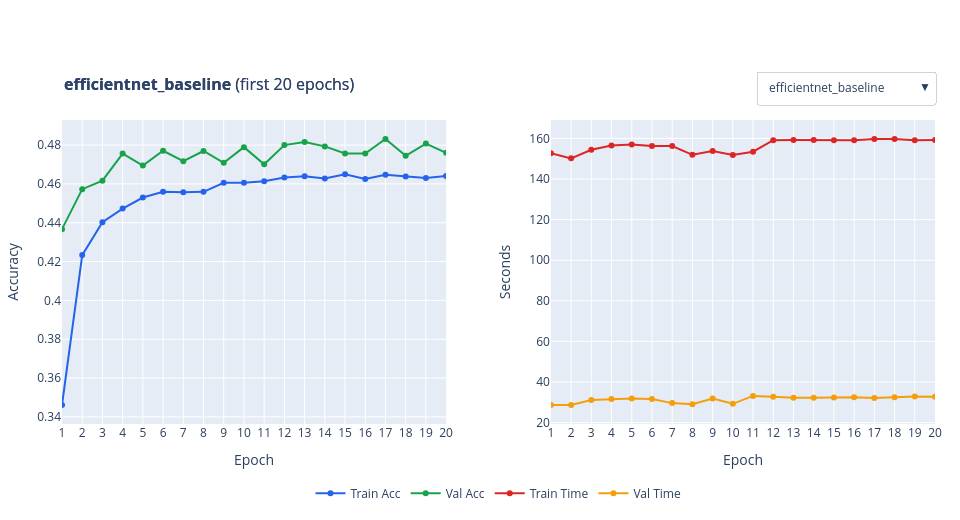
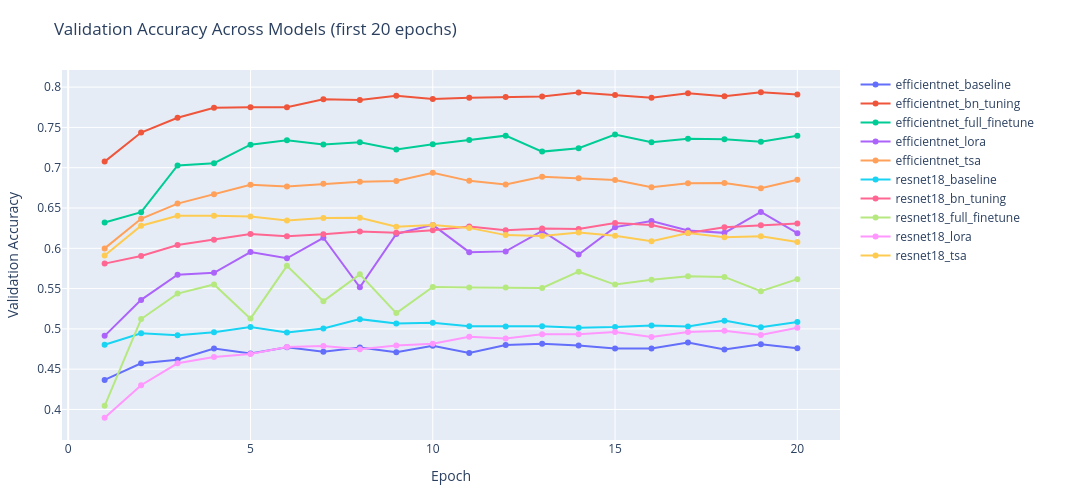
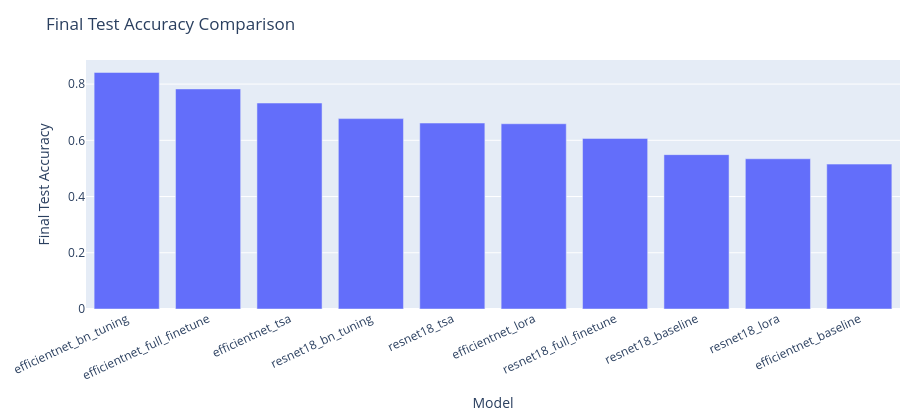

Notebook cell for these charts, in order:
### Markdown cell above
## Step 3.5) Epoch Dynamics + Final Test Comparison

### Code cell
training_log_paths = [p for p in latest_df["training_run_log"].dropna().tolist() if Path(str(p)).exists()]
_ = show_model_epoch_dynamics_paginated_interactive(training_log_paths, max_epochs=20, page_size=1)
_ = plot_val_accuracy_all_models_interactive(training_log_paths, max_epochs=20)
_ = plot_final_test_accuracy_model_comparison_interactive(training_log_paths)

### Figure 1 — Plotly figure (JSON) as saved in the notebook; plotly's stock layout.template omitted (floating-point values rounded to 4 significant figures)
{"data": [{"legendgroup": "train_acc", "line": {"color": "#2563eb", "width": 2}, "marker": {"size": 6}, "mode": "lines+markers", "name": "Train Acc", "type": "scatter", "visible": true, "x": [1, 2, 3, 4, 5, 6, 7, 8, 9, 10, 11, 12, 13, 14, 15, 16, 17, 18, 19, 20], "xaxis": "x", "y": [0.3461, 0.4233, 0.4402, 0.4473, 0.453, 0.456, 0.4557, 0.4559, 0.4606, 0.4606, 0.4614, 0.4633, 0.4639, 0.4628, 0.465, 0.4626, 0.4647, 0.4639, 0.4631, 0.4641], "yaxis": "y"}, {"legendgroup": "val_acc", "line": {"color": "#16a34a", "width": 2}, "marker": {"size": 6}, "mode": "lines+markers", "name": "Val Acc", "type": "scatter", "visible": true, "x": [1, 2, 3, 4, 5, 6, 7, 8, 9, 10, 11, 12, 13, 14, 15, 16, 17, 18, 19, 20], "xaxis": "x", "y": [0.4367, 0.4573, 0.4617, 0.4756, 0.4694, 0.4771, 0.4717, 0.477, 0.4709, 0.4789, 0.4701, 0.48, 0.4816, 0.4793, 0.4756, 0.4756, 0.4832, 0.4745, 0.4808, 0.476], "yaxis": "y"}, {"legendgroup": "train_time", "line": {"color": "#dc2626", "width": 2}, "marker": {"size": 6}, "mode": "lines+markers", "name": "Train Time", "type": "scatter", "visible": true, "x": [1, 2, 3, 4, 5, 6, 7, 8, 9, 10, 11, 12, 13, 14, 15, 16, 17, 18, 19, 20], "xaxis": "x2", "y": [152.7, 150.2, 154.4, 156.5, 157.0, 156.3, 156.3, 151.9, 153.8, 151.8, 153.4, 159.1, 159.2, 159.3, 159.1, 159.1, 159.7, 159.7, 159.1, 159.2], "yaxis": "y2"}, {"legendgroup": "val_time", "line": {"color": "#f59e0b", "width": 2}, "marker": {"size": 6}, "mode": "lines+markers", "name": "Val Time", "type": "scatter", "visible": true, "x": [1, 2, 3, 4, 5, 6, 7, 8, 9, 10, 11, 12, 13, 14, 15, 16, 17, 18, 19, 20], "xaxis": "x2", "y": [28.72, 28.64, 31.16, 31.63, 31.81, 31.63, 29.59, 29.0, 31.81, 29.25, 33.15, 32.76, 32.21, 32.22, 32.37, 32.51, 32.15, 32.47, 32.9, 32.7], "yaxis": "y2"}, {"legendgroup": "train_acc", "line": {"color": "#2563eb", "width": 2}, "marker": {"size": 6}, "mode": "lines+markers", "name": "Train Acc", "type": "scatter", "visible": false, "x": [1, 2, 3, 4, 5, 6, 7, 8, 9, 10, 11, 12, 13, 14, 15, 16, 17, 18, 19, 20], "xaxis": "x", "y": [0.5571, 0.7071, 0.7487, 0.7724, 0.79, 0.8052, 0.8148, 0.823, 0.8311, 0.8367, 0.8427, 0.8457, 0.851, 0.8555, 0.8596, 0.8629, 0.8674, 0.8686, 0.8727, 0.8742], "yaxis": "y"}, {"legendgroup": "val_acc", "line": {"color": "#16a34a", "width": 2}, "marker": {"size": 6}, "mode": "lines+markers", "name": "Val Acc", "type": "scatter", "visible": false, "x": [1, 2, 3, 4, 5, 6, 7, 8, 9, 10, 11, 12, 13, 14, 15, 16, 17, 18, 19, 20], "xaxis": "x", "y": [0.7076, 0.7436, 0.762, 0.7744, 0.7749, 0.775, 0.785, 0.7842, 0.7893, 0.7852, 0.7868, 0.7879, 0.7883, 0.7933, 0.7904, 0.7869, 0.7923, 0.7886, 0.7937, 0.791], "yaxis": "y"}, {"legendgroup": "train_time", "line": {"color": "#dc2626", "width": 2}, "marker": {"size": 6}, "mode": "lines+markers", "name": "Train Time", "type": "scatter", "visible": false, "x": [1, 2, 3, 4, 5, 6, 7, 8, 9, 10, 11, 12, 13, 14, 15, 16, 17, 18, 19, 20], "xaxis": "x2", "y": [345.2, 343.6, 343.7, 343.4, 342.6, 343.4, 342.9, 342.9, 342.7, 343.2, 342.8, 342.9, 342.6, 342.1, 341.8, 342.4, 342.2, 342.1, 342.1, 342.4], "yaxis": "y2"}, {"legendgroup": "val_time", "line": {"color": "#f59e0b", "width": 2}, "marker": {"size": 6}, "mode": "lines+markers", "name": "Val Time", "type": "scatter", "visible": false, "x": [1, 2, 3, 4, 5, 6, 7, 8, 9, 10, 11, 12, 13, 14, 15, 16, 17, 18, 19, 20], "xaxis": "x2", "y": [29.38, 28.78, 27.12, 34.9, 27.94, 27.99, 27.91, 27.83, 27.95, 28.33, 28.13, 27.99, 27.12, 26.97, 27.08, 27.59, 27.59, 27.26, 27.38, 27.99], "yaxis": "y2"}, {"legendgroup": "train_acc", "line": {"color": "#2563eb", "width": 2}, "marker": {"size": 6}, "mode": "lines+markers", "name": "Train Acc", "type": "scatter", "visible": false, "x": [1, 2, 3, 4, 5, 6, 7, 8, 9, 10, 11, 12, 13, 14, 15, 16, 17, 18, 19, 20], "xaxis": "x", "y": [0.5058, 0.6754, 0.7355, 0.7762, 0.8113, 0.8389, 0.862, 0.8822, 0.8952, 0.9078, 0.9169, 0.9237, 0.9313, 0.9346, 0.9395, 0.944, 0.9473, 0.952, 0.9524, 0.9547], "yaxis": "y"}, {"legendgroup": "val_acc", "line": {"color": "#16a34a", "width": 2}, "marker": {"size": 6}, "mode": "lines+markers", "name": "Val Acc", "type": "scatter", "visible": false, "x": [1, 2, 3, 4, 5, 6, 7, 8, 9, 10, 11, 12, 13, 14, 15, 16, 17, 18, 19, 20], "xaxis": "x", "y": [0.6321, 0.6449, 0.7028, 0.7056, 0.7286, 0.7341, 0.7288, 0.7316, 0.7225, 0.7291, 0.7344, 0.7398, 0.72, 0.7242, 0.7411, 0.7317, 0.736, 0.7353, 0.7321, 0.7397], "yaxis": "y"}, {"legendgroup": "train_time", "line": {"color": "#dc2626", "width": 2}, "marker": {"size": 6}, "mode": "lines+markers", "name": "Train Time", "type": "scatter", "visible": false, "x": [1, 2, 3, 4, 5, 6, 7, 8, 9, 10, 11, 12, 13, 14, 15, 16, 17, 18, 19, 20], "xaxis": "x2", "y": [453.9, 452.7, 453.0, 453.1, 453.0, 452.9, 453.0, 453.6, 453.4, 453.5, 453.8, 454.2, 491.3, 560.1, 452.5, 454.2, 455.9, 456.0, 456.0, 457.3], "yaxis": "y2"}, {"legendgroup": "val_time", "line": {"color": "#f59e0b", "width": 2}, "marker": {"size": 6}, "mode": "lines+markers", "name": "Val Time", "type": "scatter", "visible": false, "x": [1, 2, 3, 4, 5, 6, 7, 8, 9, 10, 11, 12, 13, 14, 15, 16, 17, 18, 19, 20], "xaxis": "x2", "y": [28.01, 27.34, 27.33, 27.23, 27.25, 27.28, 27.31, 27.5, 27.45, 27.33, 27.47, 28.27, 27.57, 27.41, 27.82, 30.91, 29.62, 30.4, 30.49, 30.41], "yaxis": "y2"}, {"legendgroup": "train_acc", "line": {"color": "#2563eb", "width": 2}, "marker": {"size": 6}, "mode": "lines+markers", "name": "Train Acc", "type": "scatter", "visible": false, "x": [1, 2, 3, 4, 5, 6, 7, 8, 9, 10, 11, 12, 13, 14, 15, 16, 17, 18, 19, 20], "xaxis": "x", "y": [0.3157, 0.4609, 0.5021, 0.5278, 0.5393, 0.5518, 0.5577, 0.5633, 0.5751, 0.5773, 0.5806, 0.5844, 0.5888, 0.5944, 0.5925, 0.5975, 0.5962, 0.6004, 0.6064, 0.6064], "yaxis": "y"}, {"legendgroup": "val_acc", "line": {"color": "#16a34a", "width": 2}, "marker": {"size": 6}, "mode": "lines+markers", "name": "Val Acc", "type": "scatter", "visible": false, "x": [1, 2, 3, 4, 5, 6, 7, 8, 9, 10, 11, 12, 13, 14, 15, 16, 17, 18, 19, 20], "xaxis": "x", "y": [0.4914, 0.536, 0.5673, 0.5695, 0.5954, 0.5876, 0.6131, 0.5517, 0.6178, 0.629, 0.5952, 0.5962, 0.6215, 0.5922, 0.6263, 0.6339, 0.6222, 0.6191, 0.6451, 0.6187], "yaxis": "y"}, {"legendgroup": "train_time", "line": {"color": "#dc2626", "width": 2}, "marker": {"size": 6}, "mode": "lines+markers", "name": "Train Time", "type": "scatter", "visible": false, "x": [1, 2, 3, 4, 5, 6, 7, 8, 9, 10, 11, 12, 13, 14, 15, 16, 17, 18, 19, 20], "xaxis": "x2", "y": [245.6, 245.6, 246.0, 245.7, 245.6, 245.3, 245.6, 245.3, 245.4, 245.9, 245.6, 245.4, 245.4, 245.6, 246.4, 246.5, 241.9, 388.0, 285.7, 268.3], "yaxis": "y2"}, {"legendgroup": "val_time", "line": {"color": "#f59e0b", "width": 2}, "marker": {"size": 6}, "mode": "lines+markers", "name": "Val Time", "type": "scatter", "visible": false, "x": [1, 2, 3, 4, 5, 6, 7, 8, 9, 10, 11, 12, 13, 14, 15, 16, 17, 18, 19, 20], "xaxis": "x2", "y": [30.91, 34.16, 33.61, 33.48, 33.46, 33.48, 33.48, 33.53, 33.73, 33.6, 33.53, 33.68, 33.91, 33.67, 33.92, 31.98, 46.66, 30.99, 30.38, 31.48], "yaxis": "y2"}, {"legendgroup": "train_acc", "line": {"color": "#2563eb", "width": 2}, "marker": {"size": 6}, "mode": "lines+markers", "name": "Train Acc", "type": "scatter", "visible": false, "x": [1, 2, 3, 4, 5, 6, 7, 8, 9, 10, 11, 12, 13, 14, 15, 16, 17, 18, 19, 20], "xaxis": "x", "y": [0.4748, 0.6028, 0.6375, 0.6597, 0.6737, 0.6839, 0.6963, 0.6982, 0.7049, 0.7109, 0.7156, 0.7199, 0.7234, 0.7272, 0.73, 0.7319, 0.7338, 0.7379, 0.7412, 0.7428], "yaxis": "y"}, {"legendgroup": "val_acc", "line": {"color": "#16a34a", "width": 2}, "marker": {"size": 6}, "mode": "lines+markers", "name": "Val Acc", "type": "scatter", "visible": false, "x": [1, 2, 3, 4, 5, 6, 7, 8, 9, 10, 11, 12, 13, 14, 15, 16, 17, 18, 19, 20], "xaxis": "x", "y": [0.5999, 0.6366, 0.6554, 0.6669, 0.6788, 0.6766, 0.68, 0.6825, 0.6834, 0.6937, 0.6837, 0.6791, 0.6888, 0.687, 0.6849, 0.6759, 0.6807, 0.6809, 0.6745, 0.685], "yaxis": "y"}, {"legendgroup": "train_time", "line": {"color": "#dc2626", "width": 2}, "marker": {"size": 6}, "mode": "lines+markers", "name": "Train Time", "type": "scatter", "visible": false, "x": [1, 2, 3, 4, 5, 6, 7, 8, 9, 10, 11, 12, 13, 14, 15, 16, 17, 18, 19, 20], "xaxis": "x2", "y": [182.8, 181.8, 187.0, 187.8, 187.1, 187.9, 187.1, 187.1, 187.3, 187.3, 187.6, 188.5, 186.9, 187.8, 187.7, 189.6, 187.4, 186.7, 186.2, 307.7], "yaxis": "y2"}, {"legendgroup": "val_time", "line": {"color": "#f59e0b", "width": 2}, "marker": {"size": 6}, "mode": "lines+markers", "name": "Val Time", "type": "scatter", "visible": false, "x": [1, 2, 3, 4, 5, 6, 7, 8, 9, 10, 11, 12, 13, 14, 15, 16, 17, 18, 19, 20], "xaxis": "x2", "y": [27.3, 28.76, 28.73, 28.45, 28.6, 28.48, 28.6, 28.41, 28.84, 28.53, 28.76, 28.6, 29.02, 28.97, 28.91, 29.41, 28.93, 28.85, 28.8, 44.8], "yaxis": "y2"}, {"legendgroup": "train_acc", "line": {"color": "#2563eb", "width": 2}, "marker": {"size": 6}, "mode": "lines+markers", "name": "Train Acc", "type": "scatter", "visible": false, "x": [1, 2, 3, 4, 5, 6, 7, 8, 9, 10, 11, 12, 13, 14, 15, 16, 17, 18, 19, 20], "xaxis": "x", "y": [0.3775, 0.48, 0.5017, 0.5145, 0.5207, 0.5263, 0.5297, 0.5346, 0.5369, 0.5385, 0.5414, 0.5434, 0.5447, 0.5471, 0.5467, 0.5503, 0.5491, 0.5503, 0.5523, 0.5493], "yaxis": "y"}, {"legendgroup": "val_acc", "line": {"color": "#16a34a", "width": 2}, "marker": {"size": 6}, "mode": "lines+markers", "name": "Val Acc", "type": "scatter", "visible": false, "x": [1, 2, 3, 4, 5, 6, 7, 8, 9, 10, 11, 12, 13, 14, 15, 16, 17, 18, 19, 20], "xaxis": "x", "y": [0.4803, 0.4945, 0.492, 0.4957, 0.5024, 0.4954, 0.5006, 0.5121, 0.5065, 0.5076, 0.5032, 0.503, 0.5032, 0.5014, 0.5022, 0.5043, 0.5028, 0.5102, 0.5019, 0.5085], "yaxis": "y"}, {"legendgroup": "train_time", "line": {"color": "#dc2626", "width": 2}, "marker": {"size": 6}, "mode": "lines+markers", "name": "Train Time", "type": "scatter", "visible": false, "x": [1, 2, 3, 4, 5, 6, 7, 8, 9, 10, 11, 12, 13, 14, 15, 16, 17, 18, 19, 20], "xaxis": "x2", "y": [102.5, 92.28, 95.44, 89.19, 91.43, 93.92, 90.02, 90.19, 113.0, 119.6, 106.6, 90.58, 90.88, 116.2, 118.3, 120.4, 119.7, 119.4, 120.8, 117.6], "yaxis": "y2"}, {"legendgroup": "val_time", "line": {"color": "#f59e0b", "width": 2}, "marker": {"size": 6}, "mode": "lines+markers", "name": "Val Time", "type": "scatter", "visible": false, "x": [1, 2, 3, 4, 5, 6, 7, 8, 9, 10, 11, 12, 13, 14, 15, 16, 17, 18, 19, 20], "xaxis": "x2", "y": [23.97, 23.98, 22.79, 22.59, 22.55, 22.46, 22.4, 22.12, 28.45, 28.1, 22.45, 22.43, 22.2, 28.47, 28.62, 28.6, 28.13, 27.94, 27.96, 28.18], "yaxis": "y2"}, {"legendgroup": "train_acc", "line": {"color": "#2563eb", "width": 2}, "marker": {"size": 6}, "mode": "lines+markers", "name": "Train Acc", "type": "scatter", "visible": false, "x": [1, 2, 3, 4, 5, 6, 7, 8, 9, 10, 11, 12, 13, 14, 15, 16, 17, 18, 19, 20], "xaxis": "x", "y": [0.4632, 0.5764, 0.6003, 0.6181, 0.627, 0.6373, 0.644, 0.6499, 0.6557, 0.6611, 0.6662, 0.6687, 0.6698, 0.6747, 0.6775, 0.6782, 0.6842, 0.6852, 0.6866, 0.6877], "yaxis": "y"}, {"legendgroup": "val_acc", "line": {"color": "#16a34a", "width": 2}, "marker": {"size": 6}, "mode": "lines+markers", "name": "Val Acc", "type": "scatter", "visible": false, "x": [1, 2, 3, 4, 5, 6, 7, 8, 9, 10, 11, 12, 13, 14, 15, 16, 17, 18, 19, 20], "xaxis": "x", "y": [0.581, 0.5904, 0.6041, 0.6107, 0.6177, 0.6149, 0.6173, 0.621, 0.6191, 0.6223, 0.6272, 0.6224, 0.6244, 0.624, 0.6314, 0.6288, 0.6189, 0.626, 0.6285, 0.6306], "yaxis": "y"}, {"legendgroup": "train_time", "line": {"color": "#dc2626", "width": 2}, "marker": {"size": 6}, "mode": "lines+markers", "name": "Train Time", "type": "scatter", "visible": false, "x": [1, 2, 3, 4, 5, 6, 7, 8, 9, 10, 11, 12, 13, 14, 15, 16, 17, 18, 19, 20], "xaxis": "x2", "y": [115.3, 112.2, 112.5, 112.6, 112.0, 112.5, 112.5, 114.2, 116.2, 112.3, 113.4, 115.8, 115.8, 116.3, 115.3, 116.0, 115.7, 115.9, 115.6, 115.7], "yaxis": "y2"}, {"legendgroup": "val_time", "line": {"color": "#f59e0b", "width": 2}, "marker": {"size": 6}, "mode": "lines+markers", "name": "Val Time", "type": "scatter", "visible": false, "x": [1, 2, 3, 4, 5, 6, 7, 8, 9, 10, 11, 12, 13, 14, 15, 16, 17, 18, 19, 20], "xaxis": "x2", "y": [20.15, 19.52, 22.14, 18.67, 20.14, 19.42, 19.53, 24.53, 19.31, 19.08, 22.37, 22.34, 24.37, 22.84, 22.23, 22.72, 22.96, 22.96, 22.94, 22.92], "yaxis": "y2"}, {"legendgroup": "train_acc", "line": {"color": "#2563eb", "width": 2}, "marker": {"size": 6}, "mode": "lines+markers", "name": "Train Acc", "type": "scatter", "visible": false, "x": [1, 2, 3, 4, 5, 6, 7, 8, 9, 10, 11, 12, 13, 14, 15, 16, 17, 18, 19, 20], "xaxis": "x", "y": [0.3329, 0.5182, 0.6102, 0.6919, 0.7678, 0.8269, 0.8656, 0.8956, 0.9088, 0.9203, 0.9291, 0.9368, 0.9433, 0.9439, 0.951, 0.9536, 0.9562, 0.9599, 0.96, 0.9632], "yaxis": "y"}, {"legendgroup": "val_acc", "line": {"color": "#16a34a", "width": 2}, "marker": {"size": 6}, "mode": "lines+markers", "name": "Val Acc", "type": "scatter", "visible": false, "x": [1, 2, 3, 4, 5, 6, 7, 8, 9, 10, 11, 12, 13, 14, 15, 16, 17, 18, 19, 20], "xaxis": "x", "y": [0.4045, 0.5122, 0.5438, 0.5551, 0.5127, 0.5782, 0.5344, 0.5677, 0.5196, 0.5521, 0.5513, 0.5513, 0.5508, 0.571, 0.555, 0.5609, 0.5653, 0.5645, 0.5467, 0.5617], "yaxis": "y"}, {"legendgroup": "train_time", "line": {"color": "#dc2626", "width": 2}, "marker": {"size": 6}, "mode": "lines+markers", "name": "Train Time", "type": "scatter", "visible": false, "x": [1, 2, 3, 4, 5, 6, 7, 8, 9, 10, 11, 12, 13, 14, 15, 16, 17, 18, 19, 20], "xaxis": "x2", "y": [151.7, 147.2, 150.1, 148.8, 149.5, 149.0, 150.6, 147.7, 151.2, 150.3, 149.0, 148.5, 150.0, 150.7, 147.5, 149.2, 148.7, 151.0, 150.8, 148.0], "yaxis": "y2"}, {"legendgroup": "val_time", "line": {"color": "#f59e0b", "width": 2}, "marker": {"size": 6}, "mode": "lines+markers", "name": "Val Time", "type": "scatter", "visible": false, "x": [1, 2, 3, 4, 5, 6, 7, 8, 9, 10, 11, 12, 13, 14, 15, 16, 17, 18, 19, 20], "xaxis": "x2", "y": [20.6, 20.83, 20.62, 20.41, 20.26, 20.29, 20.42, 20.28, 20.41, 20.42, 20.69, 20.43, 20.3, 20.57, 20.22, 21.33, 20.14, 20.38, 20.47, 20.48], "yaxis": "y2"}, {"legendgroup": "train_acc", "line": {"color": "#2563eb", "width": 2}, "marker": {"size": 6}, "mode": "lines+markers", "name": "Train Acc", "type": "scatter", "visible": false, "x": [1, 2, 3, 4, 5, 6, 7, 8, 9, 10, 11, 12, 13, 14, 15, 16, 17, 18, 19, 20], "xaxis": "x", "y": [0.2837, 0.4029, 0.4323, 0.4477, 0.4584, 0.4673, 0.4728, 0.475, 0.479, 0.4813, 0.4855, 0.487, 0.4886, 0.4919, 0.4916, 0.4941, 0.4942, 0.4936, 0.4948, 0.4946], "yaxis": "y"}, {"legendgroup": "val_acc", "line": {"color": "#16a34a", "width": 2}, "marker": {"size": 6}, "mode": "lines+markers", "name": "Val Acc", "type": "scatter", "visible": false, "x": [1, 2, 3, 4, 5, 6, 7, 8, 9, 10, 11, 12, 13, 14, 15, 16, 17, 18, 19, 20], "xaxis": "x", "y": [0.3897, 0.4301, 0.4573, 0.4652, 0.4688, 0.4776, 0.4788, 0.4746, 0.4793, 0.4816, 0.4902, 0.4882, 0.4933, 0.4932, 0.496, 0.49, 0.496, 0.4976, 0.4925, 0.5015], "yaxis": "y"}, {"legendgroup": "train_time", "line": {"color": "#dc2626", "width": 2}, "marker": {"size": 6}, "mode": "lines+markers", "name": "Train Time", "type": "scatter", "visible": false, "x": [1, 2, 3, 4, 5, 6, 7, 8, 9, 10, 11, 12, 13, 14, 15, 16, 17, 18, 19, 20], "xaxis": "x2", "y": [97.52, 91.5, 91.2, 90.86, 91.77, 91.17, 91.68, 108.3, 91.87, 91.6, 91.09, 123.4, 102.9, 112.4, 111.3, 110.6, 102.6, 112.7, 109.1, 111.1], "yaxis": "y2"}, {"legendgroup": "val_time", "line": {"color": "#f59e0b", "width": 2}, "marker": {"size": 6}, "mode": "lines+markers", "name": "Val Time", "type": "scatter", "visible": false, "x": [1, 2, 3, 4, 5, 6, 7, 8, 9, 10, 11, 12, 13, 14, 15, 16, 17, 18, 19, 20], "xaxis": "x2", "y": [23.64, 22.92, 22.77, 22.67, 22.57, 22.87, 22.92, 25.71, 22.29, 22.67, 27.3, 28.59, 27.08, 27.19, 27.15, 26.87, 26.91, 27.13, 27.07, 26.66], "yaxis": "y2"}, {"legendgroup": "train_acc", "line": {"color": "#2563eb", "width": 2}, "marker": {"size": 6}, "mode": "lines+markers", "name": "Train Acc", "type": "scatter", "visible": false, "x": [1, 2, 3, 4, 5, 6, 7, 8, 9, 10, 11, 12, 13, 14, 15, 16, 17, 18, 19, 20], "xaxis": "x", "y": [0.495, 0.6267, 0.6709, 0.7008, 0.7257, 0.7477, 0.7662, 0.7817, 0.7933, 0.8048, 0.8161, 0.8246, 0.8323, 0.8408, 0.8456, 0.849, 0.8533, 0.8613, 0.8617, 0.8647], "yaxis": "y"}, {"legendgroup": "val_acc", "line": {"color": "#16a34a", "width": 2}, "marker": {"size": 6}, "mode": "lines+markers", "name": "Val Acc", "type": "scatter", "visible": false, "x": [1, 2, 3, 4, 5, 6, 7, 8, 9, 10, 11, 12, 13, 14, 15, 16, 17, 18, 19, 20], "xaxis": "x", "y": [0.591, 0.628, 0.6404, 0.6405, 0.6395, 0.6345, 0.6375, 0.638, 0.6268, 0.629, 0.6253, 0.6164, 0.6153, 0.6195, 0.6154, 0.6087, 0.6189, 0.6139, 0.6149, 0.6078], "yaxis": "y"}, {"legendgroup": "train_time", "line": {"color": "#dc2626", "width": 2}, "marker": {"size": 6}, "mode": "lines+markers", "name": "Train Time", "type": "scatter", "visible": false, "x": [1, 2, 3, 4, 5, 6, 7, 8, 9, 10, 11, 12, 13, 14, 15, 16, 17, 18, 19, 20], "xaxis": "x2", "y": [198.4, 92.77, 94.94, 220.7, 91.68, 92.5, 99.15, 132.0, 100.9, 94.46, 168.7, 91.11, 91.7, 115.0, 103.1, 105.5, 95.0, 94.2, 110.1, 123.4], "yaxis": "y2"}, {"legendgroup": "val_time", "line": {"color": "#f59e0b", "width": 2}, "marker": {"size": 6}, "mode": "lines+markers", "name": "Val Time", "type": "scatter", "visible": false, "x": [1, 2, 3, 4, 5, 6, 7, 8, 9, 10, 11, 12, 13, 14, 15, 16, 17, 18, 19, 20], "xaxis": "x2", "y": [23.36, 23.26, 23.03, 22.55, 22.97, 22.58, 23.16, 22.85, 23.47, 23.37, 22.93, 22.81, 23.46, 24.04, 24.2, 23.54, 23.2, 23.19, 29.3, 29.1], "yaxis": "y2"}], "layout": {"annotations": [{"font": {"color": "#2f4369", "size": 16}, "showarrow": false, "text": "<b>efficientnet_baseline</b> (first 20 epochs)", "x": 0, "xanchor": "left", "xref": "paper", "y": 1.16, "yanchor": "top", "yref": "paper"}, {"font": {"color": "#2f4369", "size": 16}, "showarrow": false, "text": "<b>efficientnet_baseline</b> (first 20 epochs)", "x": 0, "xanchor": "left", "xref": "paper", "y": 1.16, "yanchor": "top", "yref": "paper"}], "height": 520, "legend": {"orientation": "h", "x": 0.5, "xanchor": "center", "y": -0.18}, "margin": {"b": 95, "l": 55, "r": 25, "t": 120}, "title": {"text": ""}, "updatemenus": [{"bgcolor": "white", "bordercolor": "#cbd5e1", "borderwidth": 1, "buttons": [{"args": [{"visible": [true, true, true, true, false, false, false, false, false, false, false, false, false, false, false, false, false, false, false, false, false, false, false, false, false, false, false, false, false, false, false, false, false, false, false, false, false, false, false, false]}, {"annotations": [{"font": {"color": "#2f4369", "size": 16}, "showarrow": false, "text": "<b>efficientnet_baseline</b> (first 20 epochs)", "x": 0, "xanchor": "left", "xref": "paper", "y": 1.16, "yanchor": "top", "yref": "paper"}]}], "label": "efficientnet_baseline", "method": "update"}, {"args": [{"visible": [false, false, false, false, true, true, true, true, false, false, false, false, false, false, false, false, false, false, false, false, false, false, false, false, false, false, false, false, false, false, false, false, false, false, false, false, false, false, false, false]}, {"annotations": [{"font": {"color": "#2f4369", "size": 16}, "showarrow": false, "text": "<b>efficientnet_bn_tuning</b> (first 20 epochs)", "x": 0, "xanchor": "left", "xref": "paper", "y": 1.16, "yanchor": "top", "yref": "paper"}]}], "label": "efficientnet_bn_tuning", "method": "update"}, {"args": [{"visible": [false, false, false, false, false, false, false, false, true, true, true, true, false, false, false, false, false, false, false, false, false, false, false, false, false, false, false, false, false, false, false, false, false, false, false, false, false, false, false, false]}, {"annotations": [{"font": {"color": "#2f4369", "size": 16}, "showarrow": false, "text": "<b>efficientnet_full_finetune</b> (first 20 epochs)", "x": 0, "xanchor": "left", "xref": "paper", "y": 1.16, "yanchor": "top", "yref": "paper"}]}], "label": "efficientnet_full_finetune", "method": "update"}, {"args": [{"visible": [false, false, false, false, false, false, false, false, false, false, false, false, true, true, true, true, false, false, false, false, false, false, false, false, false, false, false, false, false, false, false, false, false, false, false, false, false, false, false, false]}, {"annotations": [{"font": {"color": "#2f4369", "size": 16}, "showarrow": false, "text": "<b>efficientnet_lora</b> (first 20 epochs)", "x": 0, "xanchor": "left", "xref": "paper", "y": 1.16, "yanchor": "top", "yref": "paper"}]}], "label": "efficientnet_lora", "method": "update"}, {"args": [{"visible": [false, false, false, false, false, false, false, false, false, false, false, false, false, false, false, false, true, true, true, true, false, false, false, false, false, false, false, false, false, false, false, false, false, false, false, false, false, false, false, false]}, {"annotations": [{"font": {"color": "#2f4369", "size": 16}, "showarrow": false, "text": "<b>efficientnet_tsa</b> (first 20 epochs)", "x": 0, "xanchor": "left", "xref": "paper", "y": 1.16, "yanchor": "top", "yref": "paper"}]}], "label": "efficientnet_tsa", "method": "update"}, {"args": [{"visible": [false, false, false, false, false, false, false, false, false, false, false, false, false, false, false, false, false, false, false, false, true, true, true, true, false, false, false, false, false, false, false, false, false, false, false, false, false, false, false, false]}, {"annotations": [{"font": {"color": "#2f4369", "size": 16}, "showarrow": false, "text": "<b>resnet18_baseline</b> (first 20 epochs)", "x": 0, "xanchor": "left", "xref": "paper", "y": 1.16, "yanchor": "top", "yref": "paper"}]}], "label": "resnet18_baseline", "method": "update"}, {"args": [{"visible": [false, false, false, false, false, false, false, false, false, false, false, false, false, false, false, false, false, false, false, false, false, false, false, false, true, true, true, true, false, false, false, false, false, false, false, false, false, false, false, false]}, {"annotations": [{"font": {"color": "#2f4369", "size": 16}, "showarrow": false, "text": "<b>resnet18_bn_tuning</b> (first 20 epochs)", "x": 0, "xanchor": "left", "xref": "paper", "y": 1.16, "yanchor": "top", "yref": "paper"}]}], "label": "resnet18_bn_tuning", "method": "update"}, {"args": [{"visible": [false, false, false, false, false, false, false, false, false, false, false, false, false, false, false, false, false, false, false, false, false, false, false, false, false, false, false, false, true, true, true, true, false, false, false, false, false, false, false, false]}, {"annotations": [{"font": {"color": "#2f4369", "size": 16}, "showarrow": false, "text": "<b>resnet18_full_finetune</b> (first 20 epochs)", "x": 0, "xanchor": "left", "xref": "paper", "y": 1.16, "yanchor": "top", "yref": "paper"}]}], "label": "resnet18_full_finetune", "method": "update"}, {"args": [{"visible": [false, false, false, false, false, false, false, false, false, false, false, false, false, false, false, false, false, false, false, false, false, false, false, false, false, false, false, false, false, false, false, false, true, true, true, true, false, false, false, false]}, {"annotations": [{"font": {"color": "#2f4369", "size": 16}, "showarrow": false, "text": "<b>resnet18_lora</b> (first 20 epochs)", "x": 0, "xanchor": "left", "xref": "paper", "y": 1.16, "yanchor": "top", "yref": "paper"}]}], "label": "resnet18_lora", "method": "update"}, {"args": [{"visible": [false, false, false, false, false, false, false, false, false, false, false, false, false, false, false, false, false, false, false, false, false, false, false, false, false, false, false, false, false, false, false, false, false, false, false, false, true, true, true, true]}, {"annotations": [{"font": {"color": "#2f4369", "size": 16}, "showarrow": false, "text": "<b>resnet18_tsa</b> (first 20 epochs)", "x": 0, "xanchor": "left", "xref": "paper", "y": 1.16, "yanchor": "top", "yref": "paper"}]}], "label": "resnet18_tsa", "method": "update"}], "direction": "down", "pad": {"b": 0, "l": 0, "r": 0, "t": 0}, "showactive": true, "x": 1, "xanchor": "right", "y": 1.16, "yanchor": "top"}], "width": 960, "xaxis": {"anchor": "y", "domain": [0, 0.44], "dtick": 1, "range": [1, 20], "tickmode": "linear", "title": {"text": "Epoch"}}, "xaxis2": {"anchor": "y2", "domain": [0.56, 1], "dtick": 1, "range": [1, 20], "tickmode": "linear", "title": {"text": "Epoch"}}, "yaxis": {"anchor": "x", "domain": [0, 1], "title": {"text": "Accuracy"}}, "yaxis2": {"anchor": "x2", "domain": [0, 1], "title": {"text": "Seconds"}}}}

### Figure 2 — Plotly figure (JSON) as saved in the notebook; plotly's stock layout.template omitted (floating-point values rounded to 4 significant figures)
{"data": [{"hovertemplate": "model_name=efficientnet_baseline<br>epoch=%{x}<br>val_acc=%{y}<extra></extra>", "legendgroup": "efficientnet_baseline", "line": {"color": "#636efa", "dash": "solid", "width": 2}, "marker": {"size": 6, "symbol": "circle"}, "mode": "lines+markers", "name": "efficientnet_baseline", "orientation": "v", "showlegend": true, "type": "scatter", "x": [1, 2, 3, 4, 5, 6, 7, 8, 9, 10, 11, 12, 13, 14, 15, 16, 17, 18, 19, 20], "xaxis": "x", "y": [0.4367, 0.4573, 0.4617, 0.4756, 0.4694, 0.4771, 0.4717, 0.477, 0.4709, 0.4789, 0.4701, 0.48, 0.4816, 0.4793, 0.4756, 0.4756, 0.4832, 0.4745, 0.4808, 0.476], "yaxis": "y"}, {"hovertemplate": "model_name=efficientnet_bn_tuning<br>epoch=%{x}<br>val_acc=%{y}<extra></extra>", "legendgroup": "efficientnet_bn_tuning", "line": {"color": "#EF553B", "dash": "solid", "width": 2}, "marker": {"size": 6, "symbol": "circle"}, "mode": "lines+markers", "name": "efficientnet_bn_tuning", "orientation": "v", "showlegend": true, "type": "scatter", "x": [1, 2, 3, 4, 5, 6, 7, 8, 9, 10, 11, 12, 13, 14, 15, 16, 17, 18, 19, 20], "xaxis": "x", "y": [0.7076, 0.7436, 0.762, 0.7744, 0.7749, 0.775, 0.785, 0.7842, 0.7893, 0.7852, 0.7868, 0.7879, 0.7883, 0.7933, 0.7904, 0.7869, 0.7923, 0.7886, 0.7937, 0.791], "yaxis": "y"}, {"hovertemplate": "model_name=efficientnet_full_finetune<br>epoch=%{x}<br>val_acc=%{y}<extra></extra>", "legendgroup": "efficientnet_full_finetune", "line": {"color": "#00cc96", "dash": "solid", "width": 2}, "marker": {"size": 6, "symbol": "circle"}, "mode": "lines+markers", "name": "efficientnet_full_finetune", "orientation": "v", "showlegend": true, "type": "scatter", "x": [1, 2, 3, 4, 5, 6, 7, 8, 9, 10, 11, 12, 13, 14, 15, 16, 17, 18, 19, 20], "xaxis": "x", "y": [0.6321, 0.6449, 0.7028, 0.7056, 0.7286, 0.7341, 0.7288, 0.7316, 0.7225, 0.7291, 0.7344, 0.7398, 0.72, 0.7242, 0.7411, 0.7317, 0.736, 0.7353, 0.7321, 0.7397], "yaxis": "y"}, {"hovertemplate": "model_name=efficientnet_lora<br>epoch=%{x}<br>val_acc=%{y}<extra></extra>", "legendgroup": "efficientnet_lora", "line": {"color": "#ab63fa", "dash": "solid", "width": 2}, "marker": {"size": 6, "symbol": "circle"}, "mode": "lines+markers", "name": "efficientnet_lora", "orientation": "v", "showlegend": true, "type": "scatter", "x": [1, 2, 3, 4, 5, 6, 7, 8, 9, 10, 11, 12, 13, 14, 15, 16, 17, 18, 19, 20], "xaxis": "x", "y": [0.4914, 0.536, 0.5673, 0.5695, 0.5954, 0.5876, 0.6131, 0.5517, 0.6178, 0.629, 0.5952, 0.5962, 0.6215, 0.5922, 0.6263, 0.6339, 0.6222, 0.6191, 0.6451, 0.6187], "yaxis": "y"}, {"hovertemplate": "model_name=efficientnet_tsa<br>epoch=%{x}<br>val_acc=%{y}<extra></extra>", "legendgroup": "efficientnet_tsa", "line": {"color": "#FFA15A", "dash": "solid", "width": 2}, "marker": {"size": 6, "symbol": "circle"}, "mode": "lines+markers", "name": "efficientnet_tsa", "orientation": "v", "showlegend": true, "type": "scatter", "x": [1, 2, 3, 4, 5, 6, 7, 8, 9, 10, 11, 12, 13, 14, 15, 16, 17, 18, 19, 20], "xaxis": "x", "y": [0.5999, 0.6366, 0.6554, 0.6669, 0.6788, 0.6766, 0.68, 0.6825, 0.6834, 0.6937, 0.6837, 0.6791, 0.6888, 0.687, 0.6849, 0.6759, 0.6807, 0.6809, 0.6745, 0.685], "yaxis": "y"}, {"hovertemplate": "model_name=resnet18_baseline<br>epoch=%{x}<br>val_acc=%{y}<extra></extra>", "legendgroup": "resnet18_baseline", "line": {"color": "#19d3f3", "dash": "solid", "width": 2}, "marker": {"size": 6, "symbol": "circle"}, "mode": "lines+markers", "name": "resnet18_baseline", "orientation": "v", "showlegend": true, "type": "scatter", "x": [1, 2, 3, 4, 5, 6, 7, 8, 9, 10, 11, 12, 13, 14, 15, 16, 17, 18, 19, 20], "xaxis": "x", "y": [0.4803, 0.4945, 0.492, 0.4957, 0.5024, 0.4954, 0.5006, 0.5121, 0.5065, 0.5076, 0.5032, 0.503, 0.5032, 0.5014, 0.5022, 0.5043, 0.5028, 0.5102, 0.5019, 0.5085], "yaxis": "y"}, {"hovertemplate": "model_name=resnet18_bn_tuning<br>epoch=%{x}<br>val_acc=%{y}<extra></extra>", "legendgroup": "resnet18_bn_tuning", "line": {"color": "#FF6692", "dash": "solid", "width": 2}, "marker": {"size": 6, "symbol": "circle"}, "mode": "lines+markers", "name": "resnet18_bn_tuning", "orientation": "v", "showlegend": true, "type": "scatter", "x": [1, 2, 3, 4, 5, 6, 7, 8, 9, 10, 11, 12, 13, 14, 15, 16, 17, 18, 19, 20], "xaxis": "x", "y": [0.581, 0.5904, 0.6041, 0.6107, 0.6177, 0.6149, 0.6173, 0.621, 0.6191, 0.6223, 0.6272, 0.6224, 0.6244, 0.624, 0.6314, 0.6288, 0.6189, 0.626, 0.6285, 0.6306], "yaxis": "y"}, {"hovertemplate": "model_name=resnet18_full_finetune<br>epoch=%{x}<br>val_acc=%{y}<extra></extra>", "legendgroup": "resnet18_full_finetune", "line": {"color": "#B6E880", "dash": "solid", "width": 2}, "marker": {"size": 6, "symbol": "circle"}, "mode": "lines+markers", "name": "resnet18_full_finetune", "orientation": "v", "showlegend": true, "type": "scatter", "x": [1, 2, 3, 4, 5, 6, 7, 8, 9, 10, 11, 12, 13, 14, 15, 16, 17, 18, 19, 20], "xaxis": "x", "y": [0.4045, 0.5122, 0.5438, 0.5551, 0.5127, 0.5782, 0.5344, 0.5677, 0.5196, 0.5521, 0.5513, 0.5513, 0.5508, 0.571, 0.555, 0.5609, 0.5653, 0.5645, 0.5467, 0.5617], "yaxis": "y"}, {"hovertemplate": "model_name=resnet18_lora<br>epoch=%{x}<br>val_acc=%{y}<extra></extra>", "legendgroup": "resnet18_lora", "line": {"color": "#FF97FF", "dash": "solid", "width": 2}, "marker": {"size": 6, "symbol": "circle"}, "mode": "lines+markers", "name": "resnet18_lora", "orientation": "v", "showlegend": true, "type": "scatter", "x": [1, 2, 3, 4, 5, 6, 7, 8, 9, 10, 11, 12, 13, 14, 15, 16, 17, 18, 19, 20], "xaxis": "x", "y": [0.3897, 0.4301, 0.4573, 0.4652, 0.4688, 0.4776, 0.4788, 0.4746, 0.4793, 0.4816, 0.4902, 0.4882, 0.4933, 0.4932, 0.496, 0.49, 0.496, 0.4976, 0.4925, 0.5015], "yaxis": "y"}, {"hovertemplate": "model_name=resnet18_tsa<br>epoch=%{x}<br>val_acc=%{y}<extra></extra>", "legendgroup": "resnet18_tsa", "line": {"color": "#FECB52", "dash": "solid", "width": 2}, "marker": {"size": 6, "symbol": "circle"}, "mode": "lines+markers", "name": "resnet18_tsa", "orientation": "v", "showlegend": true, "type": "scatter", "x": [1, 2, 3, 4, 5, 6, 7, 8, 9, 10, 11, 12, 13, 14, 15, 16, 17, 18, 19, 20], "xaxis": "x", "y": [0.591, 0.628, 0.6404, 0.6405, 0.6395, 0.6345, 0.6375, 0.638, 0.6268, 0.629, 0.6253, 0.6164, 0.6153, 0.6195, 0.6154, 0.6087, 0.6189, 0.6139, 0.6149, 0.6078], "yaxis": "y"}], "layout": {"height": 500, "legend": {"font": {"size": 12}, "orientation": "v", "title": {"text": ""}, "tracegroupgap": 0, "x": 1.02, "xanchor": "left", "y": 1, "yanchor": "top"}, "margin": {"b": 60, "l": 60, "r": 240, "t": 70}, "title": {"text": "Validation Accuracy Across Models (first 20 epochs)"}, "width": 1080, "xaxis": {"anchor": "y", "domain": [0, 1], "title": {"text": "Epoch"}}, "yaxis": {"anchor": "x", "domain": [0, 1], "title": {"text": "Validation Accuracy"}}}}

### Figure 3 — Plotly figure (JSON) as saved in the notebook; plotly's stock layout.template omitted (floating-point values rounded to 4 significant figures)
{"data": [{"hovertemplate": "model_name=%{x}<br>final_test_acc=%{y}<extra></extra>", "legendgroup": "", "marker": {"color": "#636efa", "pattern": {"shape": ""}}, "name": "", "orientation": "v", "showlegend": false, "textposition": "auto", "type": "bar", "x": ["efficientnet_bn_tuning", "efficientnet_full_finetune", "efficientnet_tsa", "resnet18_bn_tuning", "resnet18_tsa", "efficientnet_lora", "resnet18_full_finetune", "resnet18_baseline", "resnet18_lora", "efficientnet_baseline"], "xaxis": "x", "y": [0.8414, 0.7828, 0.7326, 0.6772, 0.6614, 0.6589, 0.6068, 0.5491, 0.5343, 0.5153], "yaxis": "y"}], "layout": {"barmode": "relative", "height": 420, "legend": {"tracegroupgap": 0}, "margin": {"b": 90, "l": 60, "r": 20, "t": 60}, "title": {"text": "Final Test Accuracy Comparison"}, "width": 920, "xaxis": {"anchor": "y", "domain": [0, 1], "tickangle": -25, "title": {"text": "Model"}}, "yaxis": {"anchor": "x", "domain": [0, 1], "title": {"text": "Final Test Accuracy"}}}}
